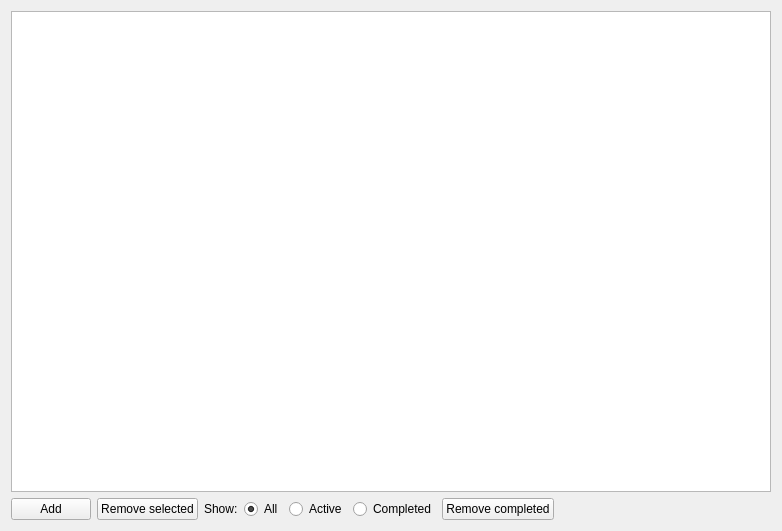
<?xml version="1.0" encoding="UTF-8"?>
<ui version="4.0">
  <class>Form</class>
  <widget class="QWidget" name="Form">
    <property name="geometry">
      <rect>
        <x>0</x>
        <y>0</y>
        <width>782</width>
        <height>531</height>
      </rect>
    </property>
    <property name="windowTitle">
      <string>K8S PF</string>
    </property>
    <layout class="QVBoxLayout" name="verticalLayout">
      <item>
        <widget class="QTableView" name="table">
          <property name="selectionMode">
            <enum>QAbstractItemView::SingleSelection</enum>
          </property>
          <property name="editTriggers">
            <enum>QAbstractItemView::NoEditTriggers</enum>
          </property>
          <property name="dragEnabled">
            <bool>false</bool>
          </property>
        </widget>
      </item>
      <item>
        <layout class="QHBoxLayout" name="horizontalLayout">
          <item>
            <widget class="QPushButton" name="add">
              <property name="text">
                <string>Add</string>
              </property>
              <property name="icon">
                <iconset resource="resources.qrc">
                  <normaloff>:/images/add.png</normaloff>:/images/add.png</iconset>
                </property>
              </widget>
            </item>
            <item>
              <widget class="QPushButton" name="remove_selected">
                <property name="text">
                  <string>Remove selected</string>
                </property>
                <property name="icon">
                  <iconset resource="resources.qrc">
                    <normaloff>:/images/delete.png</normaloff>:/images/delete.png</iconset>
                  </property>
                </widget>
              </item>
              <item>
                <widget class="QLabel" name="label">
                  <property name="text">
                    <string>Show:</string>
                  </property>
                </widget>
              </item>
              <item>
                <widget class="QRadioButton" name="show_all">
                  <property name="text">
                    <string>All</string>
                  </property>
                  <property name="checked">
                    <bool>true</bool>
                  </property>
                </widget>
              </item>
              <item>
                <widget class="QRadioButton" name="show_active">
                  <property name="text">
                    <string>Active</string>
                  </property>
                </widget>
              </item>
              <item>
                <widget class="QRadioButton" name="show_completed">
                  <property name="text">
                    <string>Completed</string>
                  </property>
                </widget>
              </item>
              <item>
                <widget class="QPushButton" name="remove_completed">
                  <property name="text">
                    <string>Remove completed</string>
                  </property>
                </widget>
              </item>
              <item>
                <spacer name="horizontalSpacer">
                  <property name="orientation">
                    <enum>Qt::Horizontal</enum>
                  </property>
                  <property name="sizeHint" stdset="0">
                    <size>
                      <width>40</width>
                      <height>20</height>
                    </size>
                  </property>
                </spacer>
              </item>
            </layout>
          </item>
        </layout>
      </widget>
      <resources>
        <include location="resources.qrc"/>
      </resources>
      <connections/>
    </ui>
